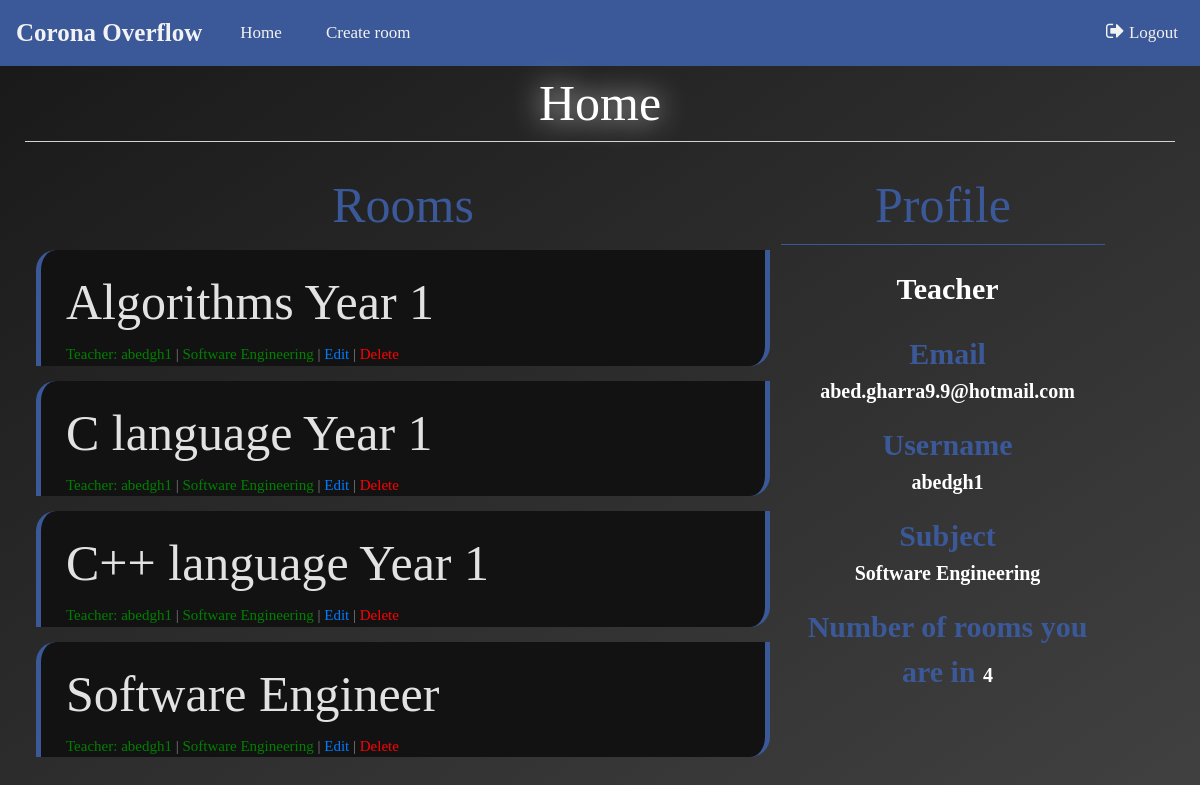
Page / (signed in) on the earlier database version.
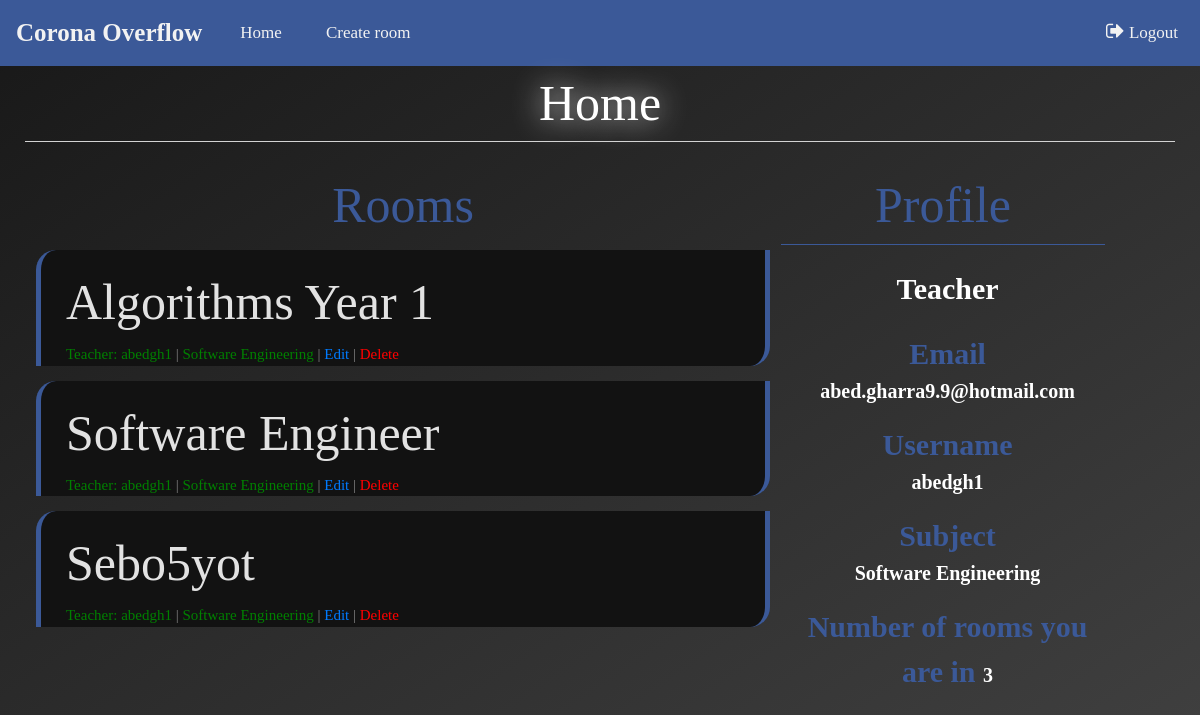
Same page on the later database version.
### room/models.py (models this page shows)
class room(models.Model):
    CHOICES = (
        ('SE', 'Software Engineering'),
        ('EE', 'Electrical Engineering'),
        ('CE', 'Chemical Engineering'),
        ('Ce', 'Civil Engineering'),
        ('ME', 'Mechanical Engineering'),
    )
    creator = models.CharField(max_length=100,null=False,default='abedgh')
    name = models.CharField(max_length=100,null=False,primary_key=True)
    students = models.ManyToManyField(user)
    subject = models.CharField(max_length=300, choices = CHOICES,default=CHOICES[0][0],null=True)

### users/models.py (models this page shows)
class user(User):
    CHOICES = (
        ('SE', 'Software Engineering'),
        ('EE', 'Electrical Engineering'),
        ('CE', 'Chemical Engineering'),
        ('Ce', 'Civil Engineering'),
        ('ME', 'Mechanical Engineering'),
    )
    CHOICES1 = (
        ('1', '1'),
        ('2', '2'),
        ('3', '3'),
        ('4', '4'),
    )
    is_teacher = models.BooleanField(default=False)
    year = models.CharField(max_length=300, choices = CHOICES1,default=CHOICES1[0][0])
    subject = models.CharField(max_length=300, choices = CHOICES,default=CHOICES[0][0])

### Group11/views.py (the view)
# urls.py: path('', home_page ),
@login_required(login_url='loginpage')
def home_page(request):
    if request.user.is_superuser:
        return HttpResponseRedirect(reverse('admin:index'))
    obj = user.objects.filter(username=request.user).first()
    if obj.is_teacher:
        rooms = room.objects.filter(creator=obj)
    else:
        rooms = room.objects.filter(students__username=request.user.username)
    size = rooms.__len__()
    content = {'obj':obj , 'rooms':rooms , 'size':size}
    return render(request, "home_page.html", content)

### Group11/templates/home_page.html (shortened to what this page needs)
{% extends "base.html" %}
{% block title %} Home {% endblock %}
{% block style %}
{% load static %}
<link rel="stylesheet" href="{% static 'css/home_page.css' %}">
{% endblock %}
{% block nav-items %}
    <a href="." class="newroom">Home</a>
    {% if obj.is_teacher %}
        <a href="{% url 'create-room' %}" class="newroom">Create room</a>
    {% endif %}
{% endblock %}
{% block content %}
    <table style="width: 90%; margin: 25px; ">
        <thead>
            <tr style="font-size: 50px; color: #3b5998;">
                <td style="width: 70%; text-align: center; " > <span > Rooms </span></td>
                <td style="text-align: center; border-bottom: 1px solid #3b5998;">Profile</td>
            </tr>
            <tr>
                <td style="vertical-align: top;">
                    {% for room in rooms %}
                        <div class="room" >
                            <a  href="{% url 'inside-room' room.name %}" style="font-size: 50px;  display: block; color:hsla(0, 100%, 100%, 0.88) ;" >
                                {{room.name}}
                            </a>
                            <span style="vertical-align: text-top; font-size: 15px; color: gray;">
                                <span style="color: green;">Teacher: {{room.creator}}</span>
                                | <span style="color: green;"> {{room.get_subject_display}} </span>
                                {% if obj.is_teacher %} | <a href="{% url 'update-room' room.name %}">Edit</a> |{% endif %}
                                {% if obj.is_teacher %}<a style="color:red;" href="{% url 'delete-room' room.name %}">Delete</a>{% endif %}
                            </span>
                        </div>
                    {% endfor %}
                </td>
                <td  style="padding-left:10px ; vertical-align: top; text-align: center;">
                    {% if obj.is_teacher %}
                        <p style="font-size: 30px; margin: 10px; padding: 10px;">Teacher</p>
                    {% else %}
                        <p style="font-size: 30px; margin: 10px; padding: 10px;">Student</p>
                    {% endif %}
                    <b>Email</b>
                        <p>{{ obj.email }} </p>
                    <b>Username</b>
                        <p>{{ obj.username }} </p>
                    <b>Subject</b>
                        <p>{{ obj.get_subject_display }} </p>
                    <p> <b> Number of rooms you are in  </b>{{ size }} </p>
                </td>
            </tr>
        </thead>
    </table>
{% endblock %}

### Group11/templates/base.html (shortened to what this page needs)
{% load static %}
<!DOCTYPE html>
<html lang="en">
<head>
    <link href="//maxcdn.bootstrapcdn.com/bootstrap/4.0.0/css/bootstrap.min.css" rel="stylesheet" id="bootstrap-css">
    <link rel="stylesheet" href="https://cdnjs.cloudflare.com/ajax/libs/font-awesome/4.7.0/css/font-awesome.min.css">
    <link rel="stylesheet" href="{% static 'css/base.css' %}">
    {% block style %}{% endblock %}
</head>
<body>
    <div class="topnav" id="myTopnav">
            <a style="margin: 0;" href=".">   <span class="xl">Corona Overflow</span></a>
            {% block nav-items %}{% endblock %}
            <a class="newroom fr" href="{% url 'logout' %}" > <i class="fa fa-sign-out" style="font-size:20px"></i> Logout</a>
    </div>
    <div class="title">{% block title %}{% endblock %}</div>
    {% block content %}
    {% endblock %}
</body>
</html>

### Group11/static/css/base.css (style rules this page uses)
html { height:100vh; }
body { font-family: 'Times New Roman',"Lato", sans-serif; margin: 0; background-color: #181818; height: 100vh; background: linear-gradient(to bottom right,#181818,rgb(65, 65, 65)); color: white; background-repeat: no-repeat; background-attachment: fixed; }
.title { color: #ffffff; text-align: center; margin: 0 25px 25px 25px; border-bottom:1px solid lightgrey; font-size: 50px; font-family: 'Times New Roman', 'Lucida Sans', 'Lucida Sans Regular', 'Lucida Grande', 'Lucida Sans Unicode', Geneva, Verdana, sans-serif; text-shadow: 0 0 30px #ffffff; }
.newroom { color: #ffffff; margin-left: 20px; transition: 0.35s all ease-out; text-decoration: none; float: right; margin-right: 20px; }
.topnav { overflow: hidden; background-color: #3b5998; }
.topnav a { float: left; display: block; color: #f2f2f2; text-align: center; padding: 14px 16px; text-decoration: none; font-size: 17px; margin: 6px; }
.fr { float: right !important; }
.xl { font-size: 25px; font-weight: 900; }

### Group11/static/css/home_page.css (style rules this page uses)
.room { border-radius: 20px 0 20px 0; background-color: hsl(0, 0%, 7%); margin: 5px 10px 15px 10px; border-left:5px solid #3b5998; border-right:5px solid #3b5998; display: block; padding: 15px 15px 0px 25px; color:hsla(0, 100%, 100%, 0.88) ; transition: 0.3s all ease-out; }
b { color: #3b5998; font-size:30px; font-weight:bold; }
p { font-size:20px; font-weight:bold; }

Differences in the rows shown:
removed room: name "C language Year 1", creator "abedgh1", subject "Software Engineering"
removed room: name "C++ language Year 1", creator "abedgh1", subject "Software Engineering"
added room: name "Sebo5yot", creator "abedgh1", subject "Software Engineering"
Other differences:
{{ size }}: "4" → "3"
